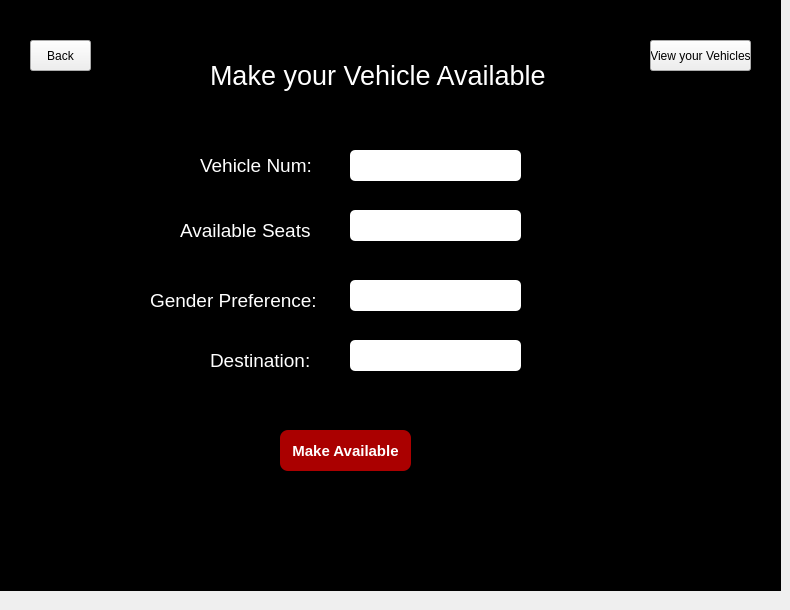
    <widget class="QWidget" name="makevehavail">
     <widget class="QLabel" name="label_40">
      <property name="geometry">
       <rect>
        <x>150</x>
        <y>290</y>
        <width>181</width>
        <height>20</height>
       </rect>
      </property>
      <property name="font">
       <font>
        <pointsize>14</pointsize>
       </font>
      </property>
      <property name="styleSheet">
       <string notr="true">color: rgb(255, 255, 255);</string>
      </property>
      <property name="text">
       <string>Gender Preference:</string>
      </property>
     </widget>
     <widget class="QLabel" name="label_42">
      <property name="geometry">
       <rect>
        <x>210</x>
        <y>60</y>
        <width>341</width>
        <height>31</height>
       </rect>
      </property>
      <property name="font">
       <font>
        <family>MS Shell Dlg 2</family>
        <pointsize>20</pointsize>
       </font>
      </property>
      <property name="styleSheet">
       <string notr="true">
color: rgb(255, 255, 255);
</string>
      </property>
      <property name="text">
       <string>Make your Vehicle Available</string>
      </property>
     </widget>
     <widget class="QTextEdit" name="vehavailgen">
      <property name="geometry">
       <rect>
        <x>350</x>
        <y>280</y>
        <width>171</width>
        <height>31</height>
       </rect>
      </property>
      <property name="styleSheet">
       <string notr="true">background-color: rgb(255, 255, 255);
border-radius: 5px;
border-color: black;
</string>
      </property>
      <property name="html">
       <string>&lt;!DOCTYPE HTML PUBLIC &quot;-//W3C//DTD HTML 4.0//EN&quot; &quot;http://www.w3.org/TR/REC-html40/strict.dtd&quot;&gt;
&lt;html&gt;&lt;head&gt;&lt;meta name=&quot;qrichtext&quot; content=&quot;1&quot; /&gt;&lt;style type=&quot;text/css&quot;&gt;
p, li { white-space: pre-wrap; }
&lt;/style&gt;&lt;/head&gt;&lt;body style=&quot; font-family:'MS Shell Dlg 2'; font-size:8.25pt; font-weight:400; font-style:normal;&quot;&gt;
&lt;p style=&quot;-qt-paragraph-type:empty; margin-top:0px; margin-bottom:0px; margin-left:0px; margin-right:0px; -qt-block-indent:0; text-indent:0px; font-family:'Segoe UI'; font-size:9pt;&quot;&gt;&lt;br /&gt;&lt;/p&gt;&lt;/body&gt;&lt;/html&gt;</string>
      </property>
      <property name="placeholderText">
       <string/>
      </property>
     </widget>
     <widget class="QLabel" name="label_43">
      <property name="geometry">
       <rect>
        <x>0</x>
        <y>-10</y>
        <width>781</width>
        <height>601</height>
       </rect>
      </property>
      <property name="styleSheet">
       <string notr="true">background-color: rgb(0, 0, 0);

</string>
      </property>
      <property name="text">
       <string/>
      </property>
     </widget>
     <widget class="QTextEdit" name="vehnumown_3">
      <property name="geometry">
       <rect>
        <x>350</x>
        <y>150</y>
        <width>171</width>
        <height>31</height>
       </rect>
      </property>
      <property name="styleSheet">
       <string notr="true">background-color: rgb(255, 255, 255);
border-radius: 5px;
border-color: black;
</string>
      </property>
      <property name="html">
       <string>&lt;!DOCTYPE HTML PUBLIC &quot;-//W3C//DTD HTML 4.0//EN&quot; &quot;http://www.w3.org/TR/REC-html40/strict.dtd&quot;&gt;
&lt;html&gt;&lt;head&gt;&lt;meta name=&quot;qrichtext&quot; content=&quot;1&quot; /&gt;&lt;style type=&quot;text/css&quot;&gt;
p, li { white-space: pre-wrap; }
&lt;/style&gt;&lt;/head&gt;&lt;body style=&quot; font-family:'MS Shell Dlg 2'; font-size:8.25pt; font-weight:400; font-style:normal;&quot;&gt;
&lt;p style=&quot;-qt-paragraph-type:empty; margin-top:0px; margin-bottom:0px; margin-left:0px; margin-right:0px; -qt-block-indent:0; text-indent:0px; font-family:'Segoe UI'; font-size:9pt;&quot;&gt;&lt;br /&gt;&lt;/p&gt;&lt;/body&gt;&lt;/html&gt;</string>
      </property>
      <property name="placeholderText">
       <string/>
      </property>
     </widget>
     <widget class="QPushButton" name="makeavail">
      <property name="geometry">
       <rect>
        <x>280</x>
        <y>430</y>
        <width>131</width>
        <height>41</height>
       </rect>
      </property>
      <property name="font">
       <font>
        <pointsize>11</pointsize>
        <weight>75</weight>
        <bold>true</bold>
       </font>
      </property>
      <property name="styleSheet">
       <string notr="true">color: rgb(255, 255, 255);
background-color: rgb(170, 0, 0);
border-radius: 8px;
border-color: black;

</string>
      </property>
      <property name="text">
       <string>Make Available</string>
      </property>
     </widget>
     <widget class="QLabel" name="label_44">
      <property name="geometry">
       <rect>
        <x>180</x>
        <y>210</y>
        <width>131</width>
        <height>41</height>
       </rect>
      </property>
      <property name="font">
       <font>
        <pointsize>14</pointsize>
       </font>
      </property>
      <property name="styleSheet">
       <string notr="true">color: rgb(255, 255, 255);</string>
      </property>
      <property name="text">
       <string>Available Seats:</string>
      </property>
     </widget>
     <widget class="QLabel" name="label_45">
      <property name="geometry">
       <rect>
        <x>200</x>
        <y>150</y>
        <width>111</width>
        <height>31</height>
       </rect>
      </property>
      <property name="font">
       <font>
        <pointsize>14</pointsize>
       </font>
      </property>
      <property name="styleSheet">
       <string notr="true">color: rgb(255, 255, 255);</string>
      </property>
      <property name="text">
       <string>Vehicle Num:</string>
      </property>
     </widget>
     <widget class="QTextEdit" name="vehavailseats">
      <property name="geometry">
       <rect>
        <x>350</x>
        <y>210</y>
        <width>171</width>
        <height>31</height>
       </rect>
      </property>
      <property name="styleSheet">
       <string notr="true">background-color: rgb(255, 255, 255);
border-radius: 5px;
border-color: black;
</string>
      </property>
      <property name="html">
       <string>&lt;!DOCTYPE HTML PUBLIC &quot;-//W3C//DTD HTML 4.0//EN&quot; &quot;http://www.w3.org/TR/REC-html40/strict.dtd&quot;&gt;
&lt;html&gt;&lt;head&gt;&lt;meta name=&quot;qrichtext&quot; content=&quot;1&quot; /&gt;&lt;style type=&quot;text/css&quot;&gt;
p, li { white-space: pre-wrap; }
&lt;/style&gt;&lt;/head&gt;&lt;body style=&quot; font-family:'MS Shell Dlg 2'; font-size:8.25pt; font-weight:400; font-style:normal;&quot;&gt;
&lt;p style=&quot;-qt-paragraph-type:empty; margin-top:0px; margin-bottom:0px; margin-left:0px; margin-right:0px; -qt-block-indent:0; text-indent:0px; font-family:'Segoe UI'; font-size:9pt;&quot;&gt;&lt;br /&gt;&lt;/p&gt;&lt;/body&gt;&lt;/html&gt;</string>
      </property>
      <property name="placeholderText">
       <string/>
      </property>
     </widget>
     <widget class="QLabel" name="label_46">
      <property name="geometry">
       <rect>
        <x>210</x>
        <y>350</y>
        <width>181</width>
        <height>20</height>
       </rect>
      </property>
      <property name="font">
       <font>
        <pointsize>14</pointsize>
       </font>
      </property>
      <property name="styleSheet">
       <string notr="true">color: rgb(255, 255, 255);</string>
      </property>
      <property name="text">
       <string>Destination:</string>
      </property>
     </widget>
     <widget class="QTextEdit" name="vehavaildes">
      <property name="geometry">
       <rect>
        <x>350</x>
        <y>340</y>
        <width>171</width>
        <height>31</height>
       </rect>
      </property>
      <property name="styleSheet">
       <string notr="true">background-color: rgb(255, 255, 255);
border-radius: 5px;
border-color: black;
</string>
      </property>
      <property name="html">
       <string>&lt;!DOCTYPE HTML PUBLIC &quot;-//W3C//DTD HTML 4.0//EN&quot; &quot;http://www.w3.org/TR/REC-html40/strict.dtd&quot;&gt;
&lt;html&gt;&lt;head&gt;&lt;meta name=&quot;qrichtext&quot; content=&quot;1&quot; /&gt;&lt;style type=&quot;text/css&quot;&gt;
p, li { white-space: pre-wrap; }
&lt;/style&gt;&lt;/head&gt;&lt;body style=&quot; font-family:'MS Shell Dlg 2'; font-size:8.25pt; font-weight:400; font-style:normal;&quot;&gt;
&lt;p style=&quot;-qt-paragraph-type:empty; margin-top:0px; margin-bottom:0px; margin-left:0px; margin-right:0px; -qt-block-indent:0; text-indent:0px; font-family:'Segoe UI'; font-size:9pt;&quot;&gt;&lt;br /&gt;&lt;/p&gt;&lt;/body&gt;&lt;/html&gt;</string>
      </property>
      <property name="placeholderText">
       <string/>
      </property>
     </widget>
     <widget class="QPushButton" name="viewmyvehicles">
      <property name="geometry">
       <rect>
        <x>650</x>
        <y>40</y>
        <width>101</width>
        <height>31</height>
       </rect>
      </property>
      <property name="text">
       <string>View your Vehicles</string>
      </property>
     </widget>
     <widget class="QPushButton" name="backavailtologin">
      <property name="geometry">
       <rect>
        <x>30</x>
        <y>40</y>
        <width>61</width>
        <height>31</height>
       </rect>
      </property>
      <property name="text">
       <string>Back</string>
      </property>
     </widget>
     <zorder>label_43</zorder>
     <zorder>label_40</zorder>
     <zorder>label_42</zorder>
     <zorder>vehavailgen</zorder>
     <zorder>vehnumown_3</zorder>
     <zorder>makeavail</zorder>
     <zorder>label_44</zorder>
     <zorder>label_45</zorder>
     <zorder>vehavailseats</zorder>
     <zorder>label_46</zorder>
     <zorder>vehavaildes</zorder>
     <zorder>viewmyvehicles</zorder>
     <zorder>backavailtologin</zorder>
    </widget>
